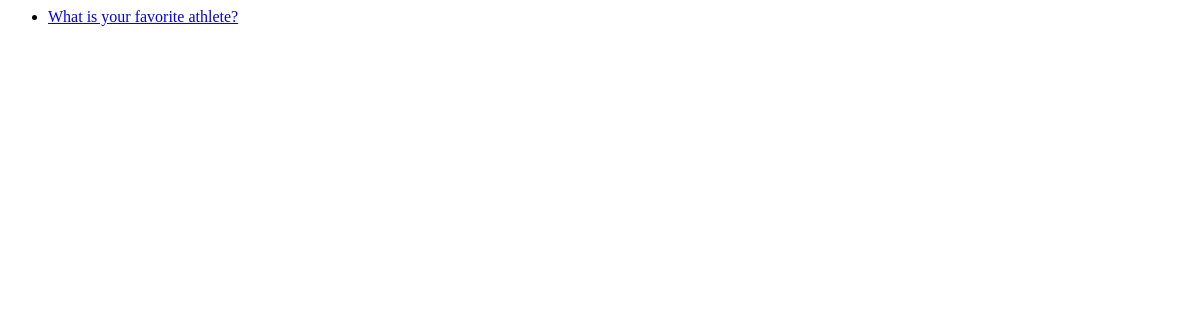
/polls/, run on an earlier commit of the app's database.
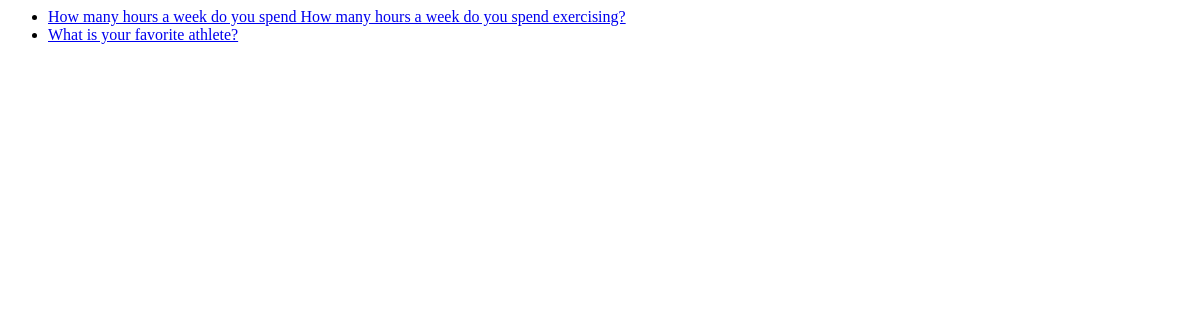
And on a later commit of the database.
### polls/models.py (models this page shows, shortened)
class Question(models.Model):
    question_text = models.CharField(max_length=200)
    pub_date = models.DateTimeField('date published')

### polls/views.py (the view)
# urls.py: path('', views.IndexView.as_view(), name='index'),
class IndexView(generic.ListView):
    template_name = 'polls/index.html'
    context_object_name = 'latest_question_list'
    def get_queryset(self):
        return Question.objects.order_by('-pub_date')[:5]

### polls/templates/polls/index.html
{% if latest_question_list %}
    <ul>
    {% for question in latest_question_list %}
        <li><a href="{% url 'polls:detail' question.id  %}/">{{ question.question_text }}</a></li>
    {% endfor %}
    </ul>
{% else %}
    <p>No polls are available.</p>
{% endif %}

What changed in the data, as far as the page shows it:
added Question: question_text "How many hours a week do you spend How many hours a week do you spend exercising?"
